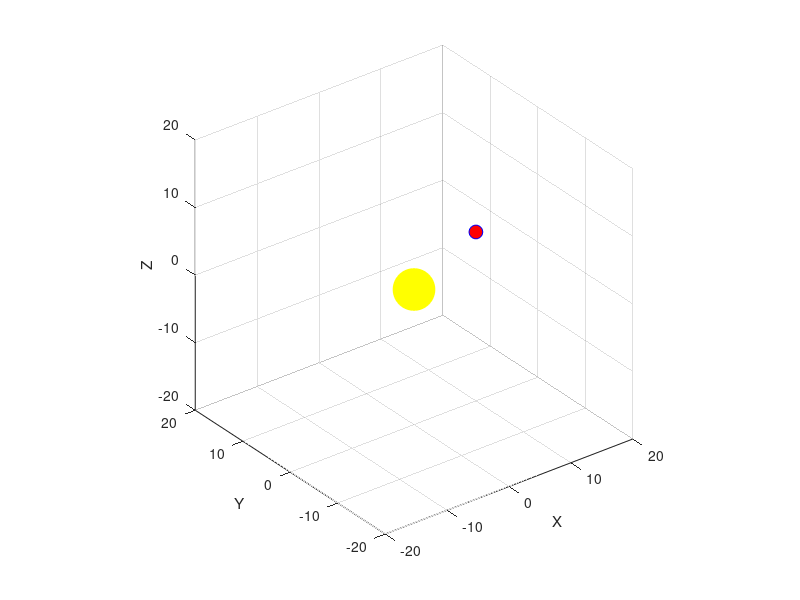

Here is the MATLAB script that generated this plot: (Note: this script raises an error after producing the figure.)
clc;
clear;
close all;

% Constants
G = 1;
M = 100;
dt = 0.01;

% Initial position
x = 10;
y = 0;
z = 5;

% Initial velocity
vx = 0;
vy = 3.2;
vz = 1;

figure('Color','black');

axis equal;
grid on;
hold on;

xlabel('X');
ylabel('Y');
zlabel('Z');

xlim([-20 20]);
ylim([-20 20]);
zlim([-20 20]);

view(3);

% Star
plot3(0,0,0,'yo', ...
    'MarkerSize',30, ...
    'MarkerFaceColor','y');

% Planet
planet1 = plot3(x,y,z,'bo', ...
    'MarkerSize',10, ...
    'MarkerFaceColor','r');

% Trail
trail = animatedline( ...
    'Color','cyan', ...
    'LineWidth',1.5);

for k = 1:20000

    % Distance
    r = sqrt(x^2 + y^2 + z^2);

    % Gravity acceleration
    ax = -G*M*x/r^3;
    ay = -G*M*y/r^3;
    az = -G*M*z/r^3;

    % Velocity update
    vx = vx + ax*dt;
    vy = vy + ay*dt;
    vz = vz + az*dt;

    % Position update
    x = x + vx*dt;
    y = y + vy*dt;
    z = z + vz*dt;

    % Update animation
    set(planet1,'XData',x);
    set(planet1,'YData',y);
    set(planet1,'ZData',z);

    addpoints(trail,x,y,z);

    drawnow;
    view(k/50,30);
end
